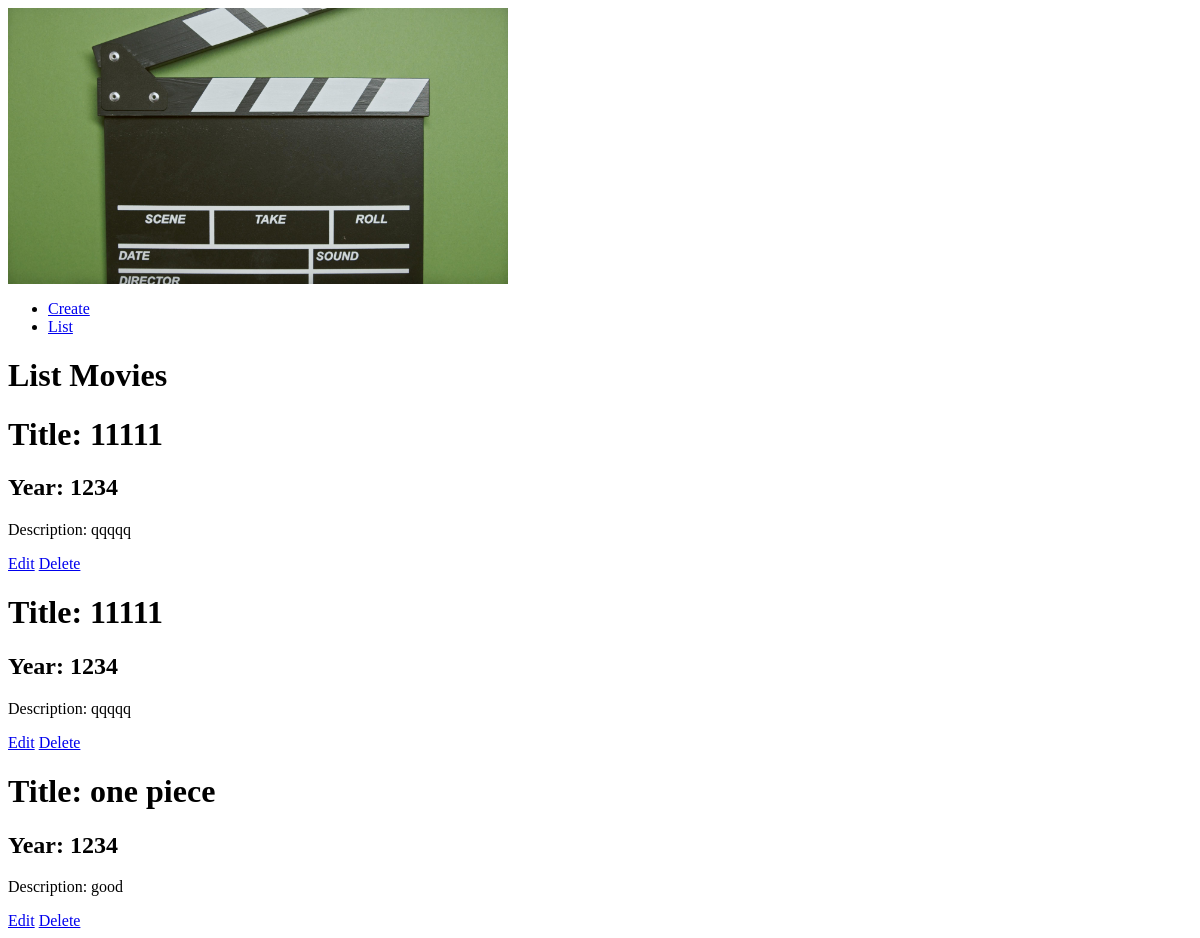
Before: / with the older database file.
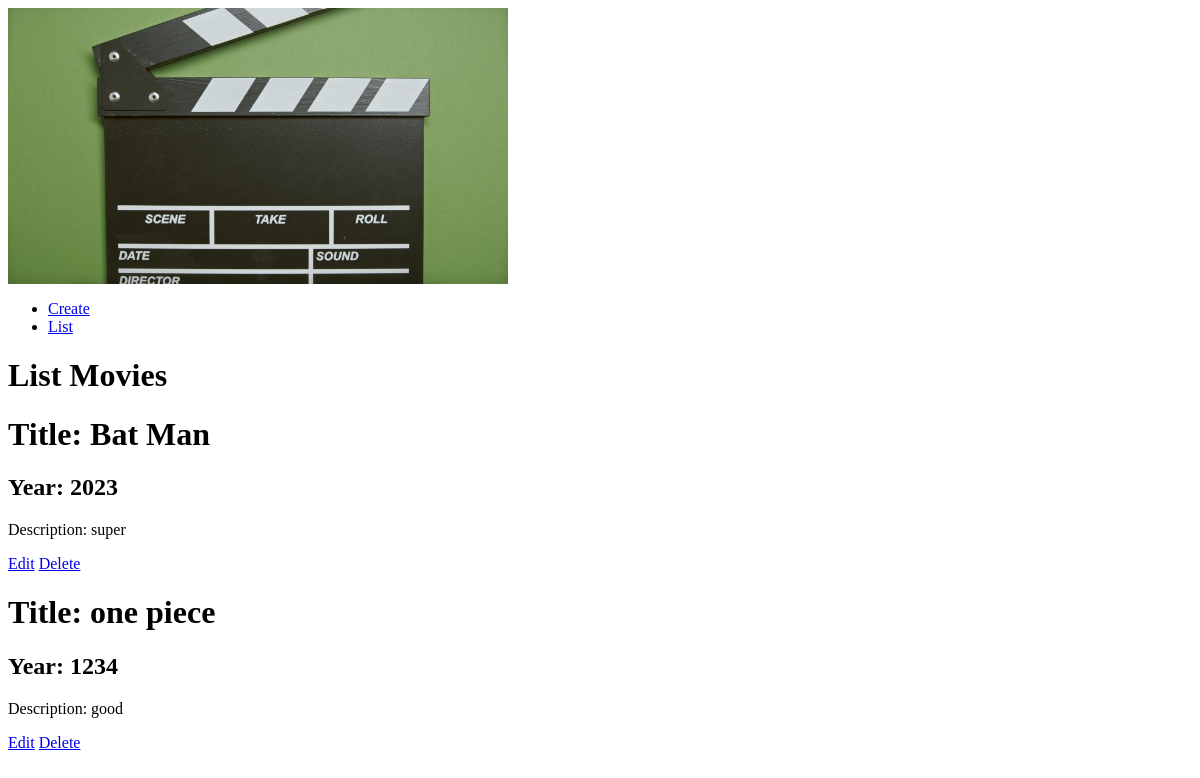
After: the same page with the newer database file.
### movies/models.py (models this page shows)
class movies(models.Model):
    title = models.CharField(max_length=50)
    year = models.IntegerField(null=True)
    description = models.CharField(max_length=120)# Ensure the field is defined correctly

### movies/views.py (the view)
# urls.py: path('',views.list_movies,name='index'),
def list_movies(request):
    movies_set = movies.objects.all()
    return render(request, 'list.html', {'movies': movies_set})

### templates/list.html
{% extends 'base.html' %}
{% block content %}
<h1>List Movies</h1>
{% for m in movies %}
<div class="container">
    <h1>Title: {{ m.title }}</h1>
    <h2>Year: {{ m.year }}</h2>
    <p>Description: {{ m.description }}</p>
    <a href="{% url 'edit' m.id %}">Edit</a>
    <a href="{% url 'delete' m.id %}">Delete</a>
</div>
{% endfor %}
{% endblock content %}

### templates/base.html
{% load static %}
<img src="{% static 'movie.jpg' %}" alt="" width="500">
{% include 'menu.html' %}
{% block content %}
{% endblock content %}

### templates/menu.html
<ul>
    <li><a href="{% url 'create' %}">Create</a></li>
    <li><a href="{% url 'list' %}">List</a></li>
</ul>

Changed rows visible on the page:
removed movies: title "11111", year "1234", description "qqqqq"
removed movies: title "11111", year "1234", description "qqqqq"
added movies: title "Bat Man", year "2023", description "super"
